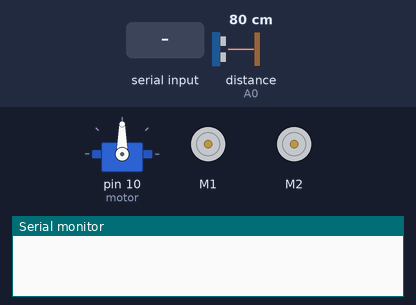
This sketch was run on a simulated Arduino Uno, built with avr-gcc and run on an emulated ATmega328P. Parts: servo, 2 × DC motor (green arrow = forward, orange = backward, longer = faster), the last lines printed to the serial monitor. Wiring (inferred from the names in the program): ultrasonic range finder: trigger A1; echo A0. The inputs (shaded band) are chosen by the test bench; at power-on: distance to the obstacle (sensor on A0) 80 cm. The echo pulse lasts 58.3 µs per cm.

Above: at 1.2 s.
1.3 s: "<F>" received over Serial
At 1.9 s:
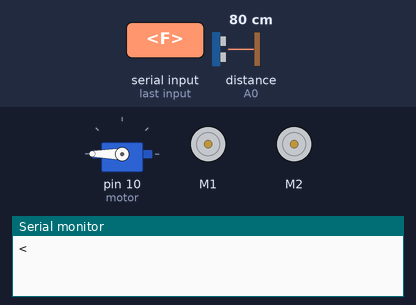
4.3 s: byte 62 ('>') received over Serial
At 6.4 s:
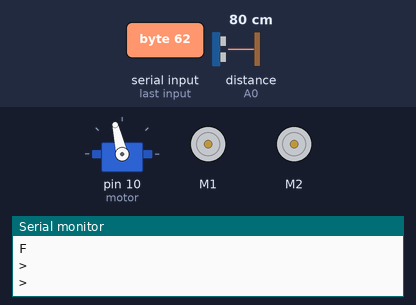
6.6 s: byte 45 ('-') received over Serial
At 7.6 s:
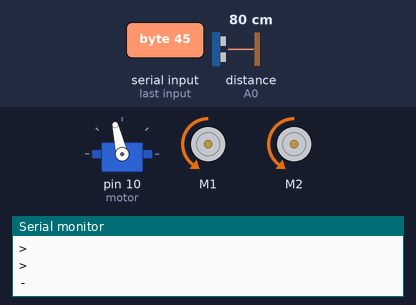
8.1 s: "<B>" received over Serial
At 8.7 s:
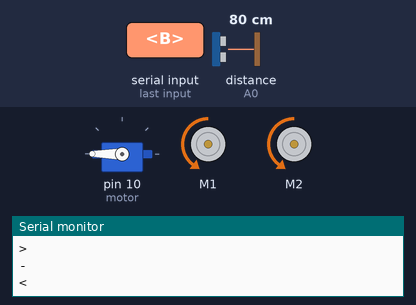
11.1 s: "<L>" received over Serial
At 13.0 s:
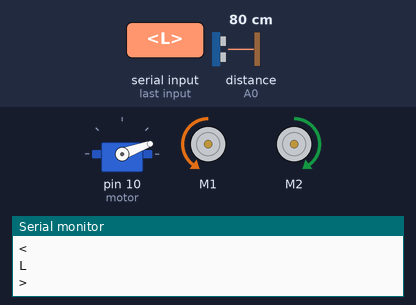
14.1 s: "<R>" received over Serial
At 15.9 s:
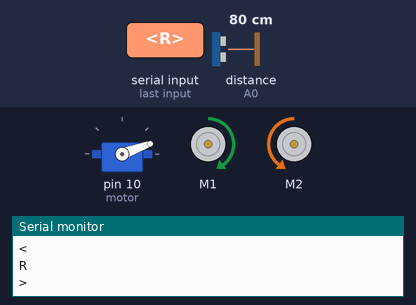
Timing chart, 0 to 18.1 s (numbered marks = the images above; inputs shaded):
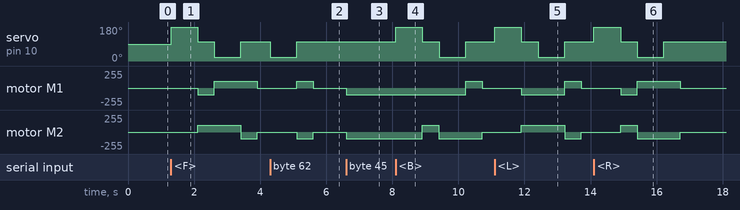

The sketch:

Code.ino
```cpp
/*obstacle avoiding, Bluetooth control, voice control robot car.
   Home Page
*/
#include <Servo.h>
#include <AFMotor.h>
#define Echo A0
#define Trig A1
#define motor 10
#define Speed 100
#define spoint 103
char value;
int distance;
int Left;
int Right;
int L = 0;
int R = 0;
int L1 = 0;
int R1 = 0;
Servo servo;
AF_DCMotor M1(1);
AF_DCMotor M2(2);
AF_DCMotor M3(3);

AF_DCMotor M4(4);
void setup() {
  Serial.begin(9600);
  pinMode(Trig, OUTPUT);
  pinMode(Echo, INPUT);
  servo.attach(motor);
  M1.setSpeed(Speed);
  M2.setSpeed(Speed);

}
void loop() {

  //Obstacle();
  Bluetoothcontrol();
  voicecontrol();
}
void Bluetoothcontrol() {
  if (Serial.available() > 0) {
    value = Serial.read();
    Serial.println(value);
  }
  if (value == 'F') {
    forward();
  } else if (value == 'B') {
    backward();
  } else if (value == 'L') {
    left();
  } else if (value == 'R') {
    right();
  } else if (value == 'S') {
    Stop();
  }
}
void Obstacle() {
  distance = ultrasonic();
  if (distance <= 12) {
    Stop();
    backward();
    delay(100);
    Stop();
    L = leftsee();
    servo.write(spoint);
    delay(800);
    R = rightsee();
    servo.write(spoint);
    if (L < R) {
      right();
      delay(500);
      Stop();
      delay(200);
    } else if (L > R) {
      left();
      delay(500);
      Stop();
      delay(200);
    }
  } else {
    forward();
  }
}
void voicecontrol() {
  distance = ultrasonic();
  if (distance <= 12) {
    Stop();


  } else {
    if (Serial.available() > 0) {
    value = Serial.read();
    Serial.println(value);
    if (value == '^') {
      forward();
    }
    else if (value == '-') {
      backward();
    }
    else if (value == '<') {
      L = leftsee();
      servo.write(spoint);
      if (L >= 10 ) {
        left();
        delay(500);
        Stop();
      } else if (L < 10) {
        Stop();
      }
    }
    else if (value == '>') {
      R = rightsee();
      servo.write(spoint);
      if (R >= 10 ) {
        right();
        delay(500);
        Stop();
      } else if (R < 10) {
        Stop();
      }
    } else if (value == '*') {
      Stop();
    }

  }


  }
}
// Ultrasonic sensor distance reading function
int ultrasonic() {
  digitalWrite(Trig, LOW);
  delayMicroseconds(4);
  digitalWrite(Trig, HIGH);
  delayMicroseconds(10);
  digitalWrite(Trig, LOW);
  long t = pulseIn(Echo, HIGH);
  long cm = 0.017 * t; //time convert distance
  return cm;
}
void forward() {
  M1.run(FORWARD);
  M2.run(FORWARD);

}
void backward() {
  M1.run(BACKWARD);
  M2.run(BACKWARD);

}
void right() {
  M1.run(FORWARD);
  M2.run(BACKWARD);

}
void left() {
  M1.run(BACKWARD);
  M2.run(FORWARD);

}
void Stop() {
  M1.run(RELEASE);
  M2.run(RELEASE);

}
int rightsee() {
  servo.write(20);
  delay(800);
  Left = ultrasonic();
  return Left;
}
int leftsee() {
  servo.write(180);
  delay(800);
  Right = ultrasonic();
  return Right;
}
```

Measured:
- after the input at 1.3 s, servo on pin 10 (motor): 90° → 180° at once, → 103° 0.81 s later, → 20° 0.51 s later, → 103° 0.81 s later; motor M1: stopped → backward 100/255 after 0.81 s, → forward 100/255 0.50 s later, → stopped 1.3 s later; motor M2: stopped → forward 100/255 after 0.81 s, → backward 100/255 1.3 s later, → stopped 0.50 s later
- after the input at 4.3 s, servo on pin 10 (motor): 103° → 20° at once, → 103° 0.81 s later; motor M1: stopped → forward 100/255 after 0.81 s, → stopped 0.50 s later; motor M2: stopped → backward 100/255 after 0.81 s, → stopped 0.50 s later
- after the input at 6.6 s, motor M1, motor M2: stopped → backward 100/255 at once
- after the input at 8.1 s, servo on pin 10 (motor): 103° → 180° at once, → 103° 0.81 s later, → 20° 0.51 s later, → 103° 0.81 s later; motor M1: backward 100/255 → forward 100/255 after 2.1 s, → stopped 0.50 s later; motor M2: backward 100/255 → forward 100/255 after 0.81 s, → backward 100/255 0.50 s later, → stopped 1.3 s later
- after the input at 11.1 s, servo on pin 10 (motor): 103° → 180° at once, → 103° 0.81 s later, → 20° 0.51 s later, → 103° 0.81 s later; motor M1: stopped → backward 100/255 after 0.81 s, → forward 100/255 1.3 s later, → stopped 0.50 s later; motor M2: stopped → forward 100/255 after 0.81 s, → backward 100/255 1.3 s later, → stopped 0.50 s later
- after the input at 14.1 s, servo on pin 10 (motor): 103° → 180° at once, → 103° 0.81 s later, → 20° 0.51 s later, → 103° 0.81 s later; motor M1: stopped → backward 100/255 after 0.81 s, → forward 100/255 0.50 s later, → stopped 1.3 s later; motor M2: stopped → forward 100/255 after 0.81 s, → backward 100/255 0.50 s later, → stopped 1.3 s later
